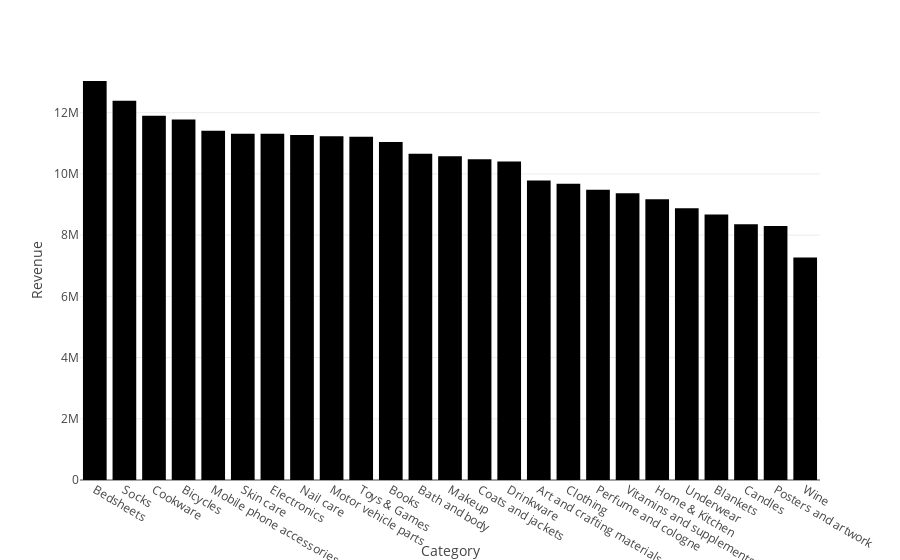

Source (notebook cell):
### Code cell
CategoriasDeMaiorFaturamento = df.groupby('Category').agg({ 'Revenue' : np.sum }).sort_values('Revenue', ascending=False).reset_index()
px.bar(CategoriasDeMaiorFaturamento, x='Category', y='Revenue')

### Figure 1 — Plotly figure (JSON) as saved in the notebook; plotly's stock layout.template omitted (floating-point values rounded to 4 significant figures)
{"data": [{"hovertemplate": "Category=%{x}<br>Revenue=%{y}<extra></extra>", "legendgroup": "", "marker": {"color": "#000001", "pattern": {"shape": ""}}, "name": "", "orientation": "v", "showlegend": false, "textposition": "auto", "type": "bar", "x": ["Bedsheets", "Socks", "Cookware", "Bicycles", "Mobile phone accessories", "Skin care", "Electronics", "Nail care", "Motor vehicle parts", "Toys & Games", "Books", "Bath and body", "Makeup", "Coats and jackets", "Drinkware", "Art and crafting materials", "Clothing", "Perfume and cologne", "Vitamins and supplements", "Home & Kitchen", "Underwear", "Blankets", "Candles", "Posters and artwork", "Wine"], "xaxis": "x", "y": [13030000.0, 12390000.0, 11900000.0, 11780000.0, 11410000.0, 11310000.0, 11310000.0, 11270000.0, 11230000.0, 11210000.0, 11040000.0, 10660000.0, 10570000.0, 10480000.0, 10410000.0, 9788000.0, 9677000.0, 9484000.0, 9371000.0, 9172000.0, 8875000.0, 8671000.0, 8354000.0, 8296000.0, 7267000.0], "yaxis": "y"}], "layout": {"barmode": "relative", "legend": {"tracegroupgap": 0}, "margin": {"t": 60}, "xaxis": {"anchor": "y", "domain": [0, 1], "title": {"text": "Category"}}, "yaxis": {"anchor": "x", "domain": [0, 1], "title": {"text": "Revenue"}}}}
